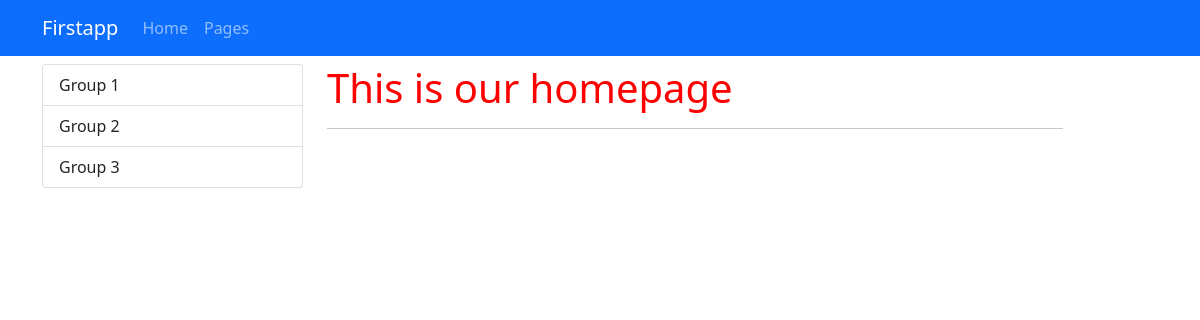
Before: / with the older database file.
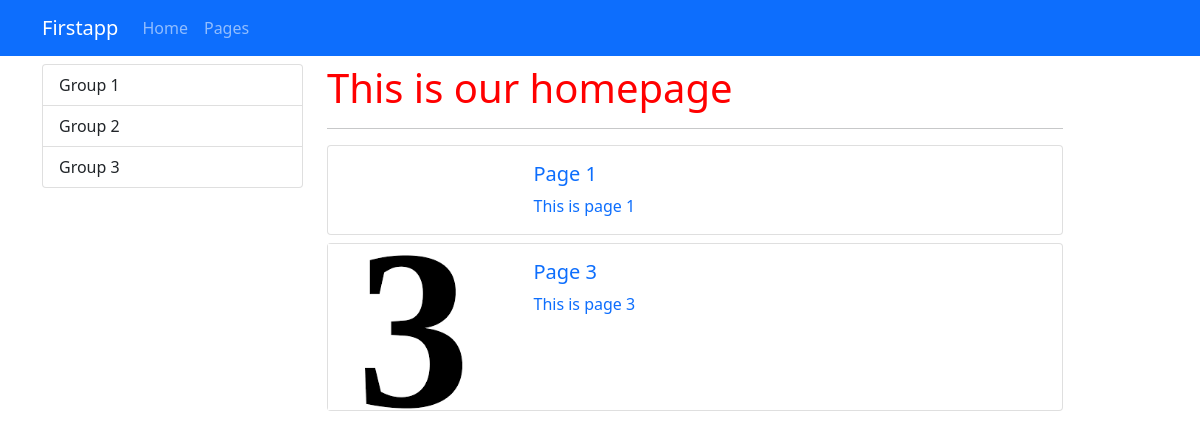
After: the same page with the newer database file.
### first_exp/models.py (models this page shows)
class Page(models.Model):
    title= models.CharField(max_length=200)
    image= models.CharField(max_length=200)
    description= models.TextField(max_length=200)
    is_active= models.BooleanField(default=False)
    is_home= models.BooleanField(default=False)

### first_exp/views.py (the view)
# urls.py: path("",views.index,name="home"),
def index(request):
    context = {"pages":Page.objects.filter(is_home=True,is_active=True)}
    return render(request,"first_exp/index.html",context)

### first_exp/templates/first_exp/index.html (shortened to what this page needs)
{% extends "main.html" %}
{% load static %}
{% block css_files %}
<link rel="stylesheet" href="{% static '/css/style.css' %}">
{% endblock %}
{% block content %}
<div class="container mt-2">
    <div class="row">
        <div class="col-3">
            {% include 'first_exp/partials/categories.html' %}
        </div>
        <div class="col-8">
            <h1>This is our homepage</h1>
            <hr>
            {% for page in pages %}
                {% if page.is_home and page.is_active %}
                    {% include 'first_exp/partials/pages.html' %}
                {% endif %}
            {% endfor %}
        </div>
    </div>
</div>
{% endblock %}

### first_exp/templates/first_exp/partials/pages.html
{% load static %}
<div class="card mb-2">
    <div class="row">
        <div class="col-md-3">
            <a href="{% url 'pages_detail' page.id %}" style="text-decoration:none;">
                <img class="img-fluid" src="{% static '/img/'|add:page.image %}" alt="">
            </a>
        </div>
        <div class="col-md-9">
            <div class="card-body">
                <a href="{% url 'pages_detail' page.id %}" style="text-decoration:none;">
                    <h5 class="card-title">{{page.title}}</h5>
                    <p class="card-text">{{page.description}}</p>
                </a>
            </div>
        </div>
    </div>
</div>

Changed rows visible on the page:
added Page: title "Page 1", description "This is page 1"
added Page: image (picture), title "Page 3", description "This is page 3"
